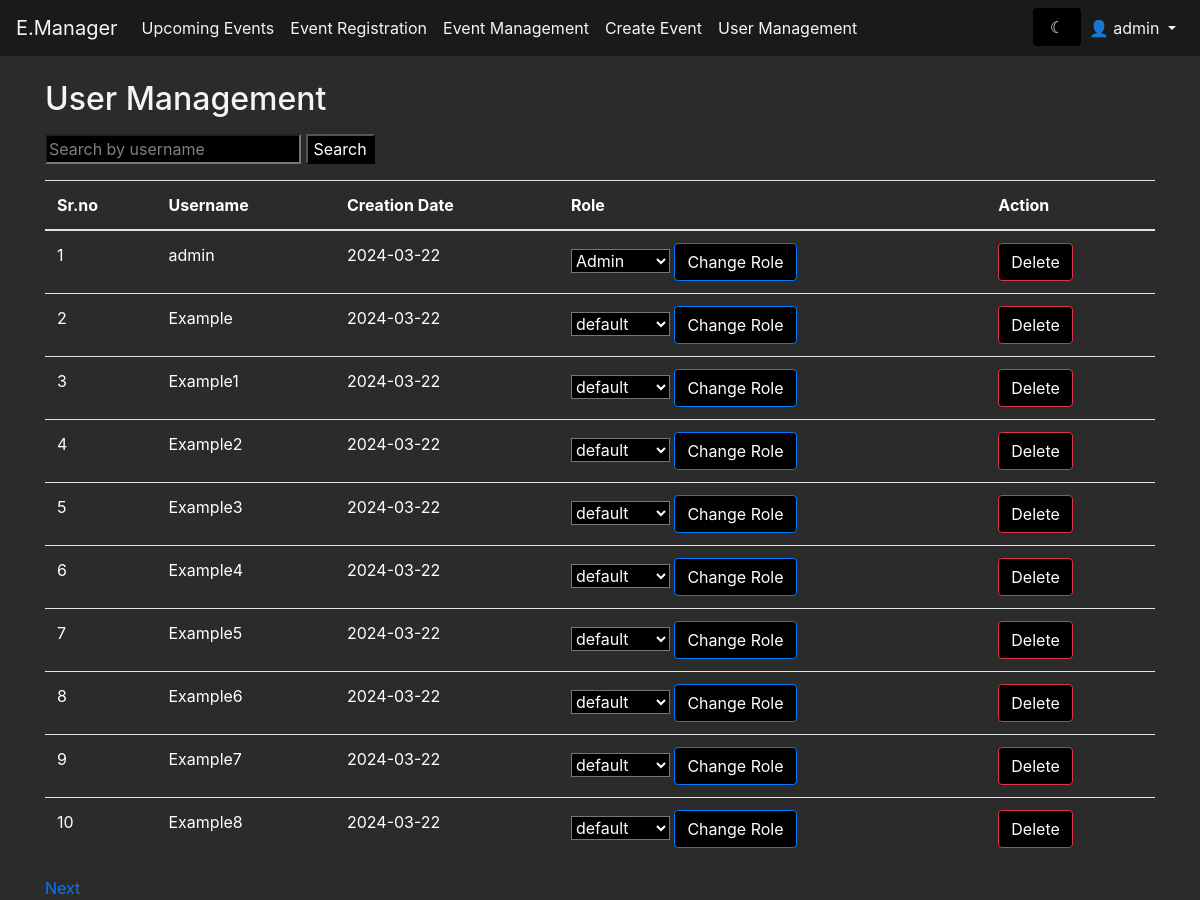
/user_management (signed in), run on an earlier commit of the app's database.
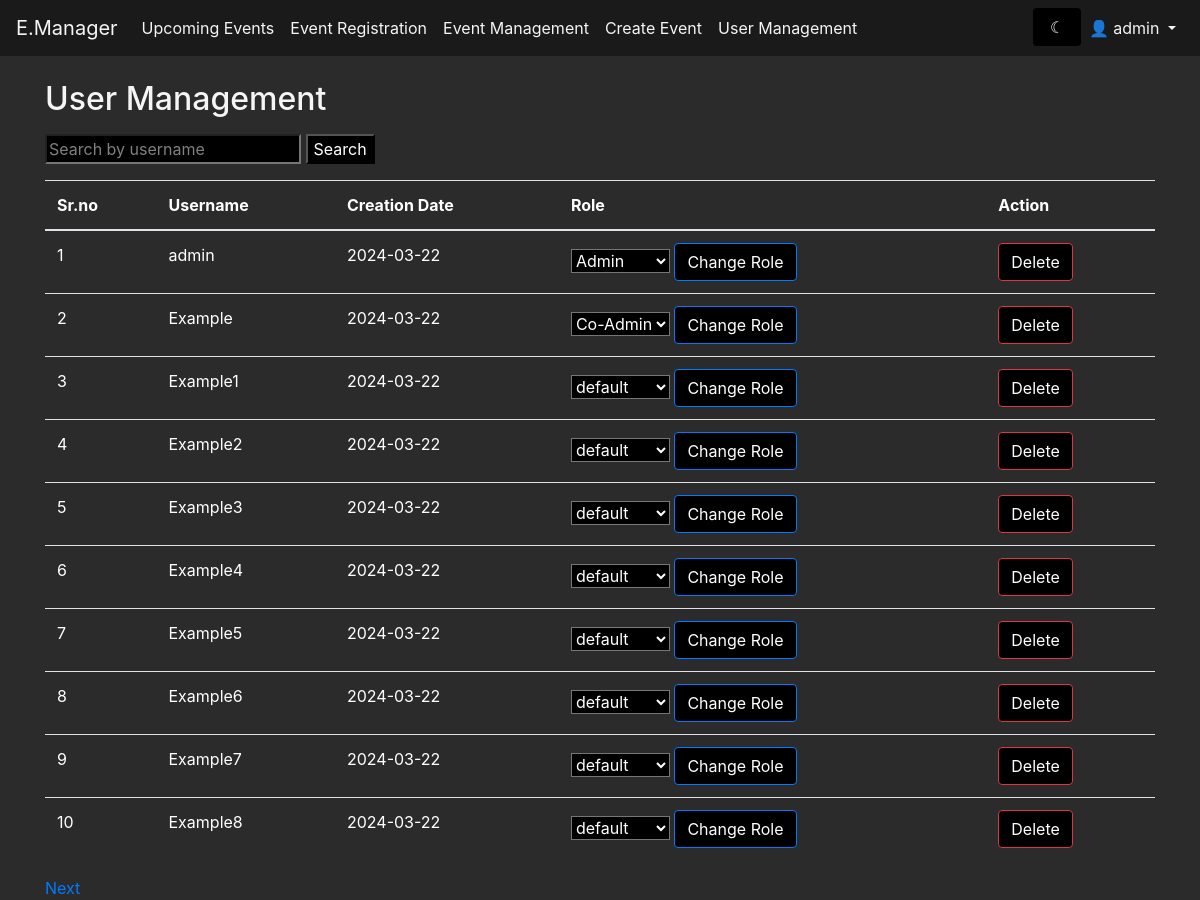
And on a later commit of the database.
### modules/models.py (models this page shows, shortened)
class User(db.Model):
    id = db.Column(db.Integer, primary_key=True)
    username = db.Column(db.String(100), nullable=False)
    password = db.Column(db.String(30), nullable=False)
    date_created = db.Column(db.DateTime, default=datetime.utcnow)
    role = db.Column(db.String(30), default='default')

### modules/user.py (the view)
@app.route('/user_management', methods=['GET', 'POST'])
def user_management():
    if 'username' in session:
        if User.query.filter_by(username=session['username']).first().role == 'Admin':
            page = request.args.get('page', 1, type=int)
            users = User.query.paginate(page=page, per_page=10, error_out=False)
            if request.method == 'POST':
                search = request.form.get('search')
                if search:
                    search_result = User.query.filter(User.username.like('%' + search + '%')).all()
                    return render_template('user_management.html', users=search_result)
            msg = get_flashed_messages()
            return render_template('user_management.html', users=users, msg=msg)
        else:
            flash('You are not authorized to access this page')
            return redirect(url_for('event'))
    return redirect(url_for('signin'))

### modules/templates/user_management.html (shortened to what this page needs)
<!DOCTYPE html>
<html lang="en" xmlns="http://www.w3.org/1999/html">
  <head>
    <link
      href="https://stackpath.bootstrapcdn.com/bootstrap/4.5.0/css/bootstrap.min.css"
      rel="stylesheet"
    />
    <link rel="stylesheet" href="{{url_for('static',filename='css/dashboard.css')}}" />
  </head>
  <body class="{{ session['theme'] }}">
    <nav class="navbar navbar-expand-lg navbar-light bg-light">
      <a class="navbar-brand" href="/event">E.Manager</a>
      <div class="collapse navbar-collapse" id="navbarNav">
        <ul class="navbar-nav">
          <li class="nav-item">
            <a class="nav-link" href="/event">Upcoming Events</a>
          </li>
          <li class="nav-item">
            <a class="nav-link" href="/event">Event Registration</a>
          </li>
          <li class="nav-item">
            <a class="nav-link" href="/event_manager">Event Management</a>
          </li>
          {% if 'role' in session and session['role'] == 'Admin' or 'role' in session and session['role'] == 'Co-Admin' %}
          <li class="nav-item">
            <a class="nav-link" href="/event/create">Create Event</a>
          </li>
          {% endif %}
          {% if 'role' in session and session['role'] == 'Admin' %}
          <li class="nav-item">
            <a class="nav-link" href="/user_management">User Management</a>
          </li>
          {% endif %}
        </ul>
        <ul class="navbar-nav ml-auto">
          <form action="/toggle_theme" method="post" id="toggle-theme-form">
            <input type="submit" class="form-control border-0" value="{% if session['theme'] == 'light-theme' %} &#9788 {% else %} &#9790 {% endif %}" />
          </form>
          {% if 'username' in session %}
          <li class="nav-item dropdown">
            <a
              class="nav-link dropdown-toggle"
              href="#"
              id="navbarDropdown"
              role="button"
              data-toggle="dropdown"
              aria-haspopup="true"
              aria-expanded="false"
            >
              👤 {{ session['username'] }}
            </a>
          </li>
          {% endif %}
        </ul>
      </div>
    </nav>
    <div class="container mt-4">
      <h2 class="mb-3">User Management</h2>
      <form method="POST" class="mb-3">
        <input type="text" name="search" placeholder="Search by username" />
        <input type="submit" value="Search" />
      </form>
      <table class="table mb-3">
        <thead>
          <tr>
            <th>Sr.no</th>
            <th>Username</th>
            <th>Creation Date</th>
            <th>Role</th>
            <th>Action</th>
          </tr>
        </thead>
        <tbody id="userTable">
          {% for user in users %}
          <tr>
            <td>{{ user.id}}</td>
            <td>{{ user.username }}</td>
            <td>{{ user.date_created.strftime('%Y-%m-%d') }}</td>
            <td>
              <form method="POST" action="{{ url_for('change_role') }}">
              <select name="role">
                <option value="default" {% if user.role == 'default' %}selected{% endif %}>default</option>
                <option value="Co-Admin" {% if user.role == 'Co-Admin' %}selected{% endif %}>Co-Admin</option>
                <option value="Admin" {% if user.role == 'Admin' %}selected{% endif %}>Admin</option>
              </select>
                <input
                  type="submit"
                  class="btn btn-primary"
                  value="Change Role"
                />
              </form>
            </td>
            <td>
              <form method="POST" action="{{ url_for('delete_user') }}">
                <input type="submit" class="btn btn-danger" value="Delete" />
              </form>
            </td>
          </tr>
          {% endfor %}
        </tbody>
      </table>
      <div class="pagination">
         {% if users.has_next %}
        <a href="{{ url_for('user_management', page=users.next_num) }}">Next</a>
        {% endif %}
      </div>
    </div>
  </body>
</html>

What changed in the data, as far as the page shows it:
changed User "Example": role "default" → "Co-Admin"
